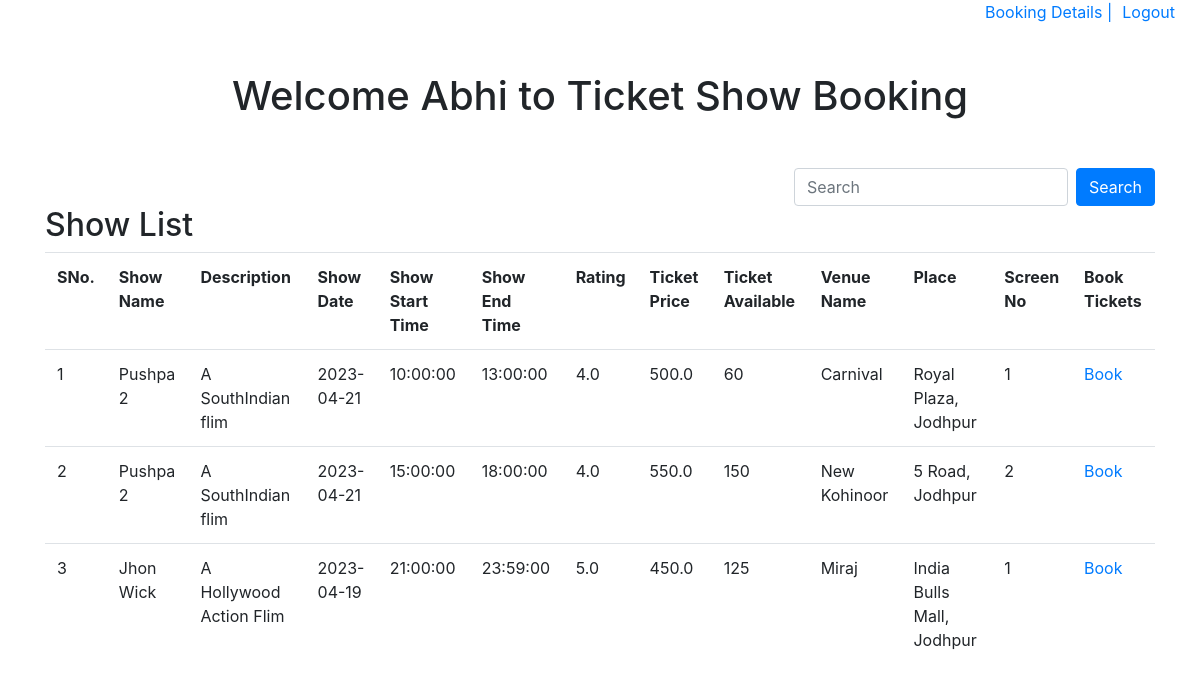
Screenshot of /ticket_booking_page (signed in) with the database file from the repository.
### application/models.py (models this page shows, shortened)
class User(db.Model, UserMixin):
    __tablename__ = 'User'
    user_id = db.Column(db.Integer, primary_key=True)
    user_name = db.Column(db.String(50), nullable=False)
    email = db.Column(db.String(120), unique=True, nullable=False)
    password = db.Column(db.String(128), nullable=False)
    bookings = db.relationship('Show', backref='Venue', lazy=True)
    bookings = db.relationship('Booking', backref='User', lazy=True, viewonly=True)

class Show(db.Model):
    __tablename__ = 'Show'
    show_id = db.Column(db.Integer, primary_key=True)
    show_name = db.Column(db.String(100), nullable=False)
    description = db.Column(db.String(1000))
    show_date = db.Column(db.Date, nullable=False)
    show_start_time = db.Column(db.Time, nullable=False)
    show_end_time = db.Column(db.Time, nullable=False)
    rating = db.Column(db.Float, nullable=False)
    tags = db.Column(db.String(250), nullable=False)
    ticket_price = db.Column(db.Float, nullable=False)
    ticket_available = db.Column(db.Integer, nullable=False)
    venue_id = db.Column(db.Integer, db.ForeignKey('Venue.venue_id'), nullable=False)
    bookings = db.relationship('Booking', backref='Show', lazy=True)

class Venue(db.Model):
    __tablename__ = 'Venue'
    venue_id = db.Column(db.Integer, primary_key=True)
    venue_name = db.Column(db.String(100), nullable=False)
    place = db.Column(db.String(150), nullable=False)
    capacity = db.Column(db.Integer, nullable=False)
    no_of_screens = db.Column(db.Integer, nullable=False)
    bookings = db.relationship('Booking', backref='Venue', lazy=True)
    shows = db.relationship('Show', backref='Venue', lazy=True)

### application/controllers.py (the view)
@app.route('/ticket_booking_page', methods=['GET', 'POST'])
@login_required
def ticket_booking_page():
    shows_list = db.session.query(Show.show_id, Show.show_name, Show.description, Show.show_date,
                                  Show.show_start_time,
                                  Show.show_end_time, Show.rating, Show.ticket_price, Show.ticket_available,
                                  Venue.venue_name, Venue.place, Venue.no_of_screens). \
        join(Venue, Show.venue_id == Venue.venue_id).all()
    search_q = request.args.get('search_query')
    s_list = []
    if search_q:
        s_list = search(shows_list, search_q)
    return render_template('ticket_booking.html', user=current_user.user_name, shows_list=shows_list,
                           search_list=s_list)

### application/__init__.py (called while the page is built)
    @login_manager.user_loader
    def load_user(user_id):
        return User.query.get(int(user_id))

### application/templates/ticket_booking.html (shortened to what this page needs)
{% extends 'base.html' %}
{% block body %}
    <div class="container-fluid">
    <div class="d-flex justify-content-end">
        <a href="/booking_details" style="padding-right: 10px;">Booking Details | </a>
        <a href="/logout" style="padding-right: 10px;">Logout</a>
    </div>
</div>
    <div class="container mt-5">
        <h1 class="text-center mb-5">Welcome {{ user }} to Ticket Show Booking</h1>
        <div>
            <form class="form-inline d-flex justify-content-end" style="padding-left:200px;" method="GET">
                <div class="form-group">
                  <input type="text" class="form-control mr-2" name="search_query" placeholder="Search">
                </div>
                <button type="submit" class="btn btn-primary">Search</button>
            </form>
        </div>
        <div>
            <h2>Show List</h2>
            <table class="table table-hover">
                <tr>
                    <th>SNo.</th>
                    <th>Show Name</th>
                    <th>Description</th>
                    <th>Show Date</th>
                    <th>Show Start Time</th>
                    <th>Show End Time</th>
                    <th>Rating</th>
                    <th>Ticket Price</th>
                    <th>Ticket Available</th>
                    <th>Venue Name</th>
                    <th>Place</th>
                    <th>Screen No</th>
                    <th>Book Tickets</th>
                </tr>
                {% if search_list %}
                {% for row in search_list %}
                <tr>
                    <td>{{ row.show_id }}</td>
                    <td>{{ row.show_name }}</td>
                    <td>{{ row.description }}</td>
                    <td>{{ row.show_date }}</td>
                    <td>{{ row.show_start_time }}</td>
                    <td>{{ row.show_end_time }}</td>
                    <td>{{ row.rating }}</td>
                    <td>{{ row.ticket_price }}</td>
                    <td>{{ row.ticket_available }}</td>
                    <td>{{ row.venue_name }}</td>
                    <td>{{ row.place }}</td>
                    <td>{{ row.no_of_screens }}</td>
                    <td>
                        <a href="{{ url_for('select_venue', show_id=row.show_id) }}">Book</a>
                    </td>
                </tr>
                {% endfor %}
                {% else %}
                {% for row in shows_list %}
                <tr>
                    <td>{{ row.show_id }}</td>
                    <td>{{ row.show_name }}</td>
                    <td>{{ row.description }}</td>
                    <td>{{ row.show_date }}</td>
                    <td>{{ row.show_start_time }}</td>
                    <td>{{ row.show_end_time }}</td>
                    <td>{{ row.rating }}</td>
                    <td>{{ row.ticket_price }}</td>
                    <td>{{ row.ticket_available }}</td>
                    <td>{{ row.venue_name }}</td>
                    <td>{{ row.place }}</td>
                    <td>{{ row.no_of_screens }}</td>
                    <td>
                        <a href="{{ url_for('select_venue', show_id=row.show_id) }}">Book</a>
                    </td>
                </tr>
                {% endfor %}
                {% endif %}
            </table>
        </div>
    </div>
{% endblock %}

### rows the page displays
User: user_name "Abhi"
Show: show_id "1", show_name "Pushpa 2", description "A SouthIndian flim", show_date "2023-04-21", show_start_time "10:00:00", show_end_time "13:00:00", rating "4.0", ticket_price "500.0", ticket_available "60", venue_name "Carnival", place "Royal Plaza, Jodhpur", no_of_screens "1"
Show: show_id "2", show_name "Pushpa 2", description "A SouthIndian flim", show_date "2023-04-21", show_start_time "15:00:00", show_end_time "18:00:00", rating "4.0", ticket_price "550.0", ticket_available "150", venue_name "New Kohinoor", place "5 Road, Jodhpur", no_of_screens "2"
Show: show_id "3", show_name "Jhon Wick", description "A Hollywood Action Flim", show_date "2023-04-19", show_start_time "21:00:00", show_end_time "23:59:00", rating "5.0", ticket_price "450.0", ticket_available "125", venue_name "Miraj", place "India Bulls Mall, Jodhpur", no_of_screens "1"
